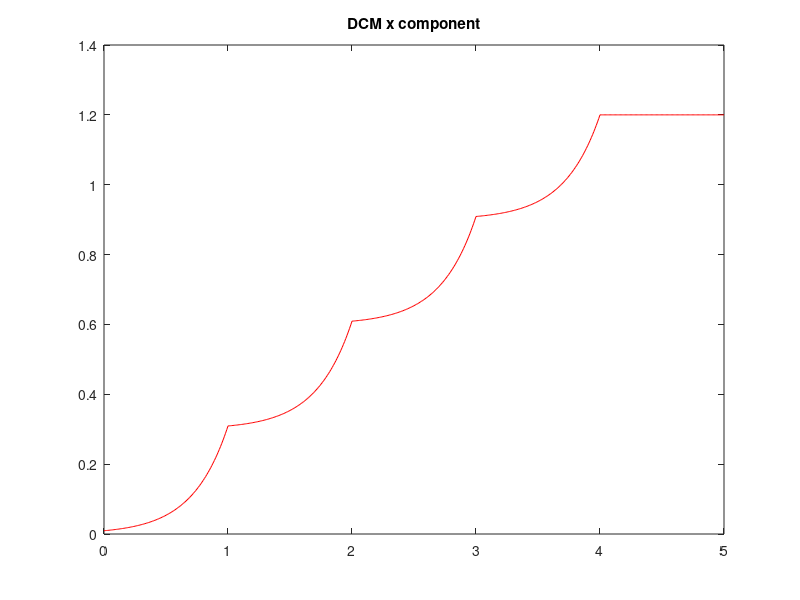
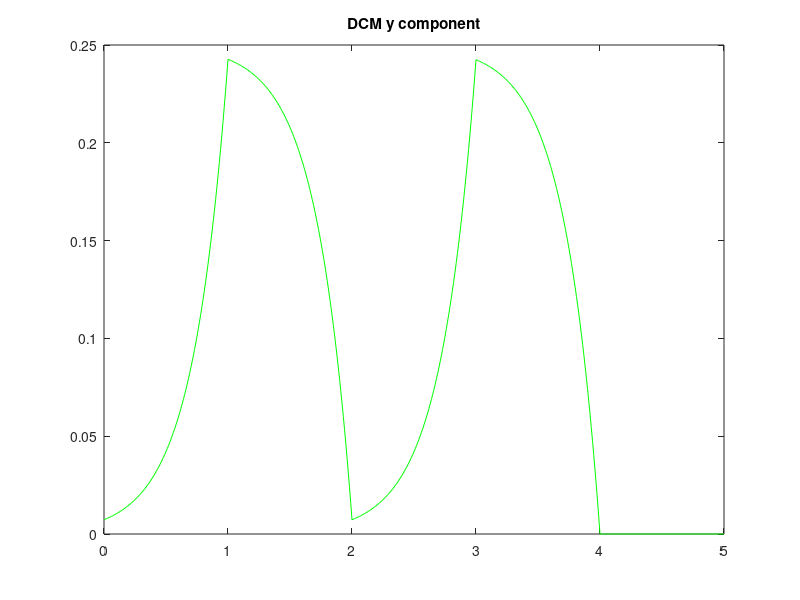
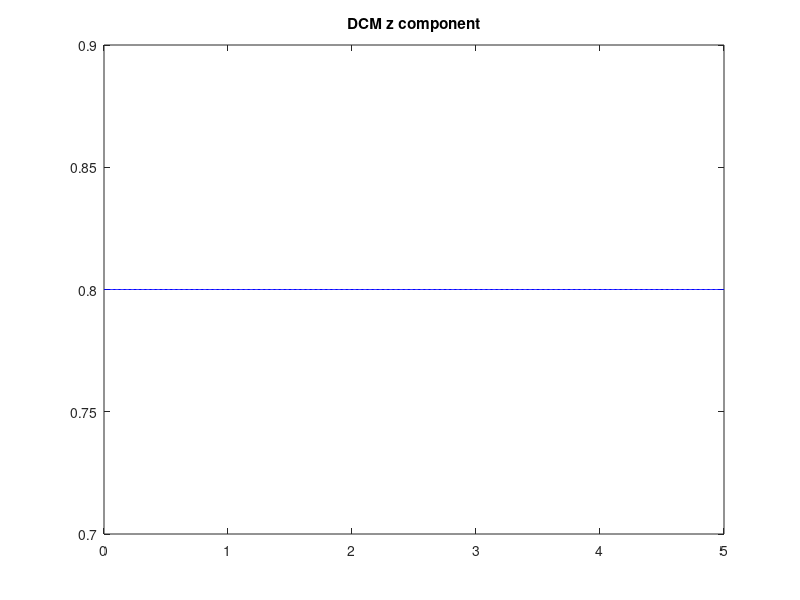
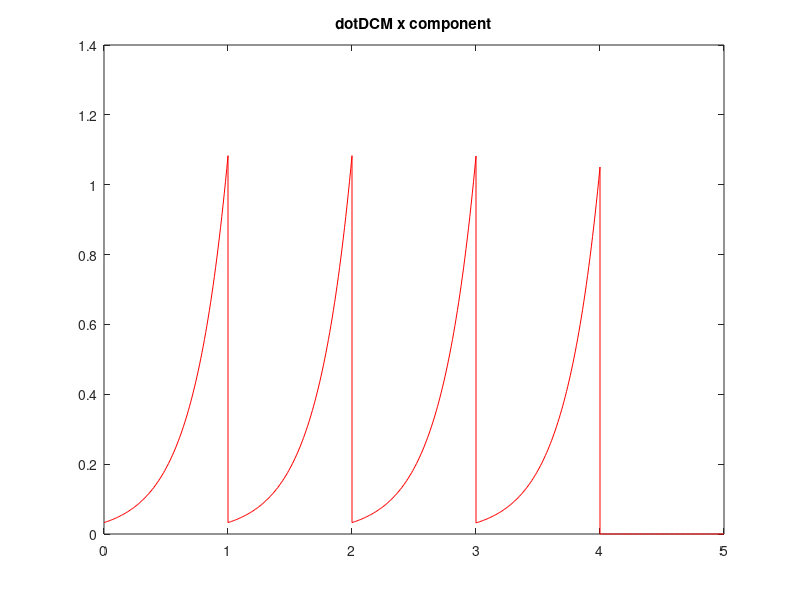

Write MATLAB code to recreate these figures, in order.
close all; clear; clc;

%% Constants Definition
m = 60; %kg
z_com = 0.8; %average height CoM, m.
g0 = 9.81; %m/s**2
g=[0; 0; -g0];

b=sqrt(z_com/g0); %s, time constant.
eta=1/b;

N=5; % # foot positions.
t_step=1;

deltax=0.3;
deltay=0.25;

t=[0:0.01:t_step]; 
T=N*t_step;

colors=['r','g','b'];

%% Footprints Generation

%-robot feet are point feet
%-constant angular momentum L, dL=0.
%-no double support phase, instantaneous transition between left and right SS 
%-no impacts during transitions

footprints=zeros(3,N);

footprint0_sx = [0,deltay,0]';
footprint0_dx = [0,0,0]';  

max_height = 0;


for i=1:N
    if i==1
        footprints(:,i)=footprint0_dx;
    elseif mod(i,2)~=0
        footprints(:,i)=[deltax*(i-1); 0; rand*max_height];
    else
        footprints(:,i)=[deltax*(i-1); deltay; rand*max_height];
    end
end

%% DMC reference generation and plot

eCMPs = footprints;
ZMPs = footprints;

VRP_des = footprints + [0; 0; z_com];

DCM_eos_des = zeros(3,N);

for i=1:N
    j=N+1-i;
    if i==1
        DCM_eos_des(:,j) = VRP_des(:,j);
    else
    DCM_eos_des(:,j)= VRP_des(:,j+1) +... 
        exp(-eta*t_step)*(DCM_eos_des(:,j+1) - VRP_des(:,j+1));
    end
end

DCM_trajectories=zeros(3,N,length(t));

for k=1:length(t)
    for i=1:N
        DCM_trajectories(:,i,k)=VRP_des(:,i)+exp(eta*(t(k)-t_step))*...
              (DCM_eos_des(:,i)-VRP_des(:,i));
    end
end

for j=1:3
    figure(j);
    for i=1:N
        plot(t+t_step*(i-1),reshape(DCM_trajectories(j,i,:),1,[]),colors(j));
        hold on;
    end
    hold off;
    if j==1
        title("DCM x component");
    elseif j==2
        title("DCM y component");
    else
        title("DCM z component");
    end
end

%% Derivative of DCM reference generation and plot

dot_DCM_trajectories=zeros(3,N,length(t));
for k=1:length(t)
    for i=1:N
        dot_DCM_trajectories(:,i,k)=eta*exp(eta*(t(k)-t_step))*...
              (DCM_eos_des(:,i)-VRP_des(:,i));
    end
end

for j=1:3
    figure(j+3);
    for i=1:N
        tx=t+t_step*(i-1);
        plot(tx,reshape(dot_DCM_trajectories(j,i,:),1,[]),colors(j));
        hold on;
        if(i<N)
            y1=dot_DCM_trajectories(j,i,length(tx));
            y2=dot_DCM_trajectories(j,i+1,1);
            plot([tx(end) tx(end)],[y1 y2],colors(j));
            hold on;
        end
    end
    hold off;
    if j==1
        title("dotDCM x component");
    elseif j==2
        title("dotDCM y component");
    else
        title("dotDCM z component");
    end
end
%% CoM from diff eq
% syms CoMx(t) DCMx(t) CoMy(t) DCMy(t) CoMz(t) DCMz(t)
% syms ETA real
% odex = diff(CoMx,t) == -ETA*(CoMx-DCMx);
% odey = diff(CoMy,t) == -ETA*(CoMy-DCMy);
% odez = diff(CoMz,t) == -ETA*(CoMz-DCMz);
% condx = [CoMx(0) == 0];
% condy = [CoMy(0) == deltay/2];
% condz = [CoMz(0) == z_com];
% Solx(t) = dsolve(odex,condx)
% Soly(t) = dsolve(odey,condy)
% Solz(t) = dsolve(odez,condz)

%% CoM reference generation and plot

CoM_trajectories=zeros(3,N,length(t));
CoM_start = [0, deltay/2, z_com]';

for i=1:N
    cumsum = 0;
    if i > 1
        CoM_start = CoM_trajectories(:,i-1,length(t));
    end
    for k=1:length(t)
        CoM_trajectories(:,i,k) = exp(-eta*t(k))*(CoM_start + cumsum);
        cumsum = cumsum + eta*exp(eta*t(k))*DCM_trajectories(:,i,k)*t(2);
    end
end

for j=1:3
    figure(j+6);
    for i=1:N
        plot(t+t_step*(i-1),reshape(CoM_trajectories(j,i,:),1,[]),colors(j),...
             t+t_step*(i-1),reshape(DCM_trajectories(j,i,:),1,[]),[colors(j),'--']);
        hold on;
    end
    hold off;
    if j==1
        title("CoM vs DCM x component");
    elseif j==2
        title("CoM vs DCM y component");
    else
        title("CoM vs DCM z component");
    end
end

%% dot CoM reference generation and plot

dot_CoM_trajectories=zeros(3,N,length(t));

for i=1:N
    for k=1:length(t)
        dot_CoM_trajectories(:,i,k) = -eta*(CoM_trajectories(:,i,k)-DCM_trajectories(:,i,k));
    end
end

for j=1:3
    figure(j+9);
    for i=1:N
        plot(t+t_step*(i-1),reshape(dot_CoM_trajectories(j,i,:),1,[]),colors(j));
        hold on;
    end
    hold off;
    if j==1
        title("dot CoM x component");
    elseif j==2
        title("dot CoM y component");
    else
        title("dot CoM z component");
    end
end

